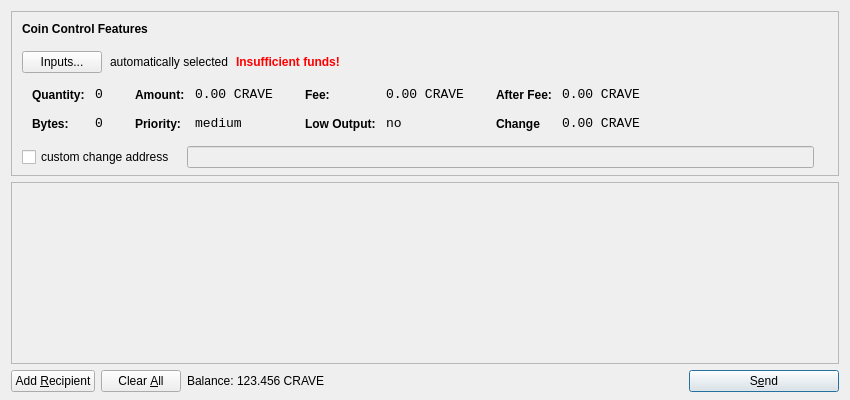
<?xml version="1.0" encoding="UTF-8"?>
<ui version="4.0">
 <class>SendCoinsDialog</class>
 <widget class="QDialog" name="SendCoinsDialog">
  <property name="geometry">
   <rect>
    <x>0</x>
    <y>0</y>
    <width>850</width>
    <height>400</height>
   </rect>
  </property>
  <property name="windowTitle">
   <string>Send Coins</string>
  </property>
  <layout class="QVBoxLayout" name="verticalLayout" stretch="0,1,0">
   <property name="bottomMargin">
    <number>8</number>
   </property>
   <item>
    <widget class="QFrame" name="frameCoinControl">
     <property name="sizePolicy">
      <sizepolicy hsizetype="Expanding" vsizetype="Expanding">
       <horstretch>0</horstretch>
       <verstretch>0</verstretch>
      </sizepolicy>
     </property>
     <property name="maximumSize">
      <size>
       <width>16777215</width>
       <height>16777215</height>
      </size>
     </property>
     <property name="frameShape">
      <enum>QFrame::StyledPanel</enum>
     </property>
     <property name="frameShadow">
      <enum>QFrame::Sunken</enum>
     </property>
     <layout class="QVBoxLayout" name="verticalLayoutCoinControl2">
      <property name="spacing">
       <number>-1</number>
      </property>
      <property name="leftMargin">
       <number>0</number>
      </property>
      <property name="topMargin">
       <number>0</number>
      </property>
      <property name="rightMargin">
       <number>0</number>
      </property>
      <property name="bottomMargin">
       <number>6</number>
      </property>
      <item>
       <layout class="QVBoxLayout" name="verticalLayoutCoinControl" stretch="0,0,0,0,1">
        <property name="spacing">
         <number>0</number>
        </property>
        <property name="leftMargin">
         <number>10</number>
        </property>
        <property name="topMargin">
         <number>10</number>
        </property>
        <item>
         <layout class="QHBoxLayout" name="horizontalLayoutCoinControl1">
          <property name="bottomMargin">
           <number>15</number>
          </property>
          <item>
           <widget class="QLabel" name="labelCoinControlFeatures">
            <property name="sizePolicy">
             <sizepolicy hsizetype="Preferred" vsizetype="Maximum">
              <horstretch>0</horstretch>
              <verstretch>0</verstretch>
             </sizepolicy>
            </property>
            <property name="font">
             <font>
              <weight>75</weight>
              <bold>true</bold>
             </font>
            </property>
            <property name="styleSheet">
             <string notr="true">font-weight:bold;</string>
            </property>
            <property name="text">
             <string>Coin Control Features</string>
            </property>
           </widget>
          </item>
         </layout>
        </item>
        <item>
         <layout class="QHBoxLayout" name="horizontalLayoutCoinControl2" stretch="0,0,0,0">
          <property name="spacing">
           <number>8</number>
          </property>
          <property name="bottomMargin">
           <number>10</number>
          </property>
          <item>
           <widget class="QPushButton" name="pushButtonCoinControl">
            <property name="styleSheet">
             <string notr="true"/>
            </property>
            <property name="text">
             <string>Inputs...</string>
            </property>
           </widget>
          </item>
          <item>
           <widget class="QLabel" name="labelCoinControlAutomaticallySelected">
            <property name="text">
             <string>automatically selected</string>
            </property>
            <property name="margin">
             <number>5</number>
            </property>
           </widget>
          </item>
          <item>
           <widget class="QLabel" name="labelCoinControlInsuffFunds">
            <property name="font">
             <font>
              <weight>75</weight>
              <bold>true</bold>
             </font>
            </property>
            <property name="styleSheet">
             <string notr="true">color:red;font-weight:bold;</string>
            </property>
            <property name="text">
             <string>Insufficient funds!</string>
            </property>
            <property name="margin">
             <number>5</number>
            </property>
           </widget>
          </item>
          <item>
           <spacer name="horizontalSpacerCoinControl">
            <property name="orientation">
             <enum>Qt::Horizontal</enum>
            </property>
            <property name="sizeHint" stdset="0">
             <size>
              <width>40</width>
              <height>1</height>
             </size>
            </property>
           </spacer>
          </item>
         </layout>
        </item>
        <item>
         <widget class="QWidget" name="widgetCoinControl" native="true">
          <property name="sizePolicy">
           <sizepolicy hsizetype="Preferred" vsizetype="Preferred">
            <horstretch>0</horstretch>
            <verstretch>0</verstretch>
           </sizepolicy>
          </property>
          <property name="minimumSize">
           <size>
            <width>0</width>
            <height>0</height>
           </size>
          </property>
          <property name="styleSheet">
           <string notr="true"/>
          </property>
          <layout class="QHBoxLayout" name="horizontalLayoutCoinControl5">
           <property name="margin">
            <number>0</number>
           </property>
           <item>
            <layout class="QHBoxLayout" name="horizontalLayoutCoinControl3" stretch="0,0,0,1">
             <property name="spacing">
              <number>20</number>
             </property>
             <property name="topMargin">
              <number>0</number>
             </property>
             <property name="bottomMargin">
              <number>10</number>
             </property>
             <item>
              <layout class="QFormLayout" name="formLayoutCoinControl1">
               <property name="horizontalSpacing">
                <number>10</number>
               </property>
               <property name="verticalSpacing">
                <number>14</number>
               </property>
               <property name="leftMargin">
                <number>10</number>
               </property>
               <property name="topMargin">
                <number>4</number>
               </property>
               <property name="rightMargin">
                <number>6</number>
               </property>
               <item row="0" column="0">
                <widget class="QLabel" name="labelCoinControlQuantityText">
                 <property name="styleSheet">
                  <string notr="true">font-weight:bold;</string>
                 </property>
                 <property name="text">
                  <string>Quantity:</string>
                 </property>
                 <property name="margin">
                  <number>0</number>
                 </property>
                </widget>
               </item>
               <item row="0" column="1">
                <widget class="QLabel" name="labelCoinControlQuantity">
                 <property name="font">
                  <font>
                   <family>Monospace</family>
                   <pointsize>10</pointsize>
                  </font>
                 </property>
                 <property name="cursor">
                  <cursorShape>IBeamCursor</cursorShape>
                 </property>
                 <property name="contextMenuPolicy">
                  <enum>Qt::ActionsContextMenu</enum>
                 </property>
                 <property name="text">
                  <string>0</string>
                 </property>
                 <property name="margin">
                  <number>0</number>
                 </property>
                 <property name="textInteractionFlags">
                  <set>Qt::LinksAccessibleByMouse|Qt::TextSelectableByKeyboard|Qt::TextSelectableByMouse</set>
                 </property>
                </widget>
               </item>
               <item row="1" column="0">
                <widget class="QLabel" name="labelCoinControlBytesText">
                 <property name="styleSheet">
                  <string notr="true">font-weight:bold;</string>
                 </property>
                 <property name="text">
                  <string>Bytes:</string>
                 </property>
                </widget>
               </item>
               <item row="1" column="1">
                <widget class="QLabel" name="labelCoinControlBytes">
                 <property name="font">
                  <font>
                   <family>Monospace</family>
                   <pointsize>10</pointsize>
                  </font>
                 </property>
                 <property name="cursor">
                  <cursorShape>IBeamCursor</cursorShape>
                 </property>
                 <property name="contextMenuPolicy">
                  <enum>Qt::ActionsContextMenu</enum>
                 </property>
                 <property name="text">
                  <string>0</string>
                 </property>
                 <property name="textInteractionFlags">
                  <set>Qt::LinksAccessibleByMouse|Qt::TextSelectableByKeyboard|Qt::TextSelectableByMouse</set>
                 </property>
                </widget>
               </item>
              </layout>
             </item>
             <item>
              <layout class="QFormLayout" name="formLayoutCoinControl2">
               <property name="horizontalSpacing">
                <number>10</number>
               </property>
               <property name="verticalSpacing">
                <number>14</number>
               </property>
               <property name="leftMargin">
                <number>6</number>
               </property>
               <property name="topMargin">
                <number>4</number>
               </property>
               <property name="rightMargin">
                <number>6</number>
               </property>
               <item row="0" column="0">
                <widget class="QLabel" name="labelCoinControlAmountText">
                 <property name="styleSheet">
                  <string notr="true">font-weight:bold;</string>
                 </property>
                 <property name="text">
                  <string>Amount:</string>
                 </property>
                 <property name="margin">
                  <number>0</number>
                 </property>
                </widget>
               </item>
               <item row="0" column="1">
                <widget class="QLabel" name="labelCoinControlAmount">
                 <property name="font">
                  <font>
                   <family>Monospace</family>
                   <pointsize>10</pointsize>
                  </font>
                 </property>
                 <property name="cursor">
                  <cursorShape>IBeamCursor</cursorShape>
                 </property>
                 <property name="contextMenuPolicy">
                  <enum>Qt::ActionsContextMenu</enum>
                 </property>
                 <property name="text">
                  <string>0.00 CRAVE</string>
                 </property>
                 <property name="textInteractionFlags">
                  <set>Qt::LinksAccessibleByMouse|Qt::TextSelectableByKeyboard|Qt::TextSelectableByMouse</set>
                 </property>
                </widget>
               </item>
               <item row="1" column="0">
                <widget class="QLabel" name="labelCoinControlPriorityText">
                 <property name="styleSheet">
                  <string notr="true">font-weight:bold;</string>
                 </property>
                 <property name="text">
                  <string>Priority:</string>
                 </property>
                </widget>
               </item>
               <item row="1" column="1">
                <widget class="QLabel" name="labelCoinControlPriority">
                 <property name="font">
                  <font>
                   <family>Monospace</family>
                   <pointsize>10</pointsize>
                  </font>
                 </property>
                 <property name="cursor">
                  <cursorShape>IBeamCursor</cursorShape>
                 </property>
                 <property name="contextMenuPolicy">
                  <enum>Qt::ActionsContextMenu</enum>
                 </property>
                 <property name="text">
                  <string>medium</string>
                 </property>
                 <property name="textInteractionFlags">
                  <set>Qt::LinksAccessibleByMouse|Qt::TextSelectableByKeyboard|Qt::TextSelectableByMouse</set>
                 </property>
                </widget>
               </item>
              </layout>
             </item>
             <item>
              <layout class="QFormLayout" name="formLayoutCoinControl3">
               <property name="horizontalSpacing">
                <number>10</number>
               </property>
               <property name="verticalSpacing">
                <number>14</number>
               </property>
               <property name="leftMargin">
                <number>6</number>
               </property>
               <property name="topMargin">
                <number>4</number>
               </property>
               <property name="rightMargin">
                <number>6</number>
               </property>
               <item row="0" column="0">
                <widget class="QLabel" name="labelCoinControlFeeText">
                 <property name="styleSheet">
                  <string notr="true">font-weight:bold;</string>
                 </property>
                 <property name="text">
                  <string>Fee:</string>
                 </property>
                 <property name="margin">
                  <number>0</number>
                 </property>
                </widget>
               </item>
               <item row="0" column="1">
                <widget class="QLabel" name="labelCoinControlFee">
                 <property name="font">
                  <font>
                   <family>Monospace</family>
                   <pointsize>10</pointsize>
                  </font>
                 </property>
                 <property name="cursor">
                  <cursorShape>IBeamCursor</cursorShape>
                 </property>
                 <property name="contextMenuPolicy">
                  <enum>Qt::ActionsContextMenu</enum>
                 </property>
                 <property name="text">
                  <string>0.00 CRAVE</string>
                 </property>
                 <property name="textInteractionFlags">
                  <set>Qt::LinksAccessibleByMouse|Qt::TextSelectableByKeyboard|Qt::TextSelectableByMouse</set>
                 </property>
                </widget>
               </item>
               <item row="1" column="0">
                <widget class="QLabel" name="labelCoinControlLowOutputText">
                 <property name="styleSheet">
                  <string notr="true">font-weight:bold;</string>
                 </property>
                 <property name="text">
                  <string>Low Output:</string>
                 </property>
                </widget>
               </item>
               <item row="1" column="1">
                <widget class="QLabel" name="labelCoinControlLowOutput">
                 <property name="font">
                  <font>
                   <family>Monospace</family>
                   <pointsize>10</pointsize>
                  </font>
                 </property>
                 <property name="cursor">
                  <cursorShape>IBeamCursor</cursorShape>
                 </property>
                 <property name="contextMenuPolicy">
                  <enum>Qt::ActionsContextMenu</enum>
                 </property>
                 <property name="text">
                  <string>no</string>
                 </property>
                 <property name="textInteractionFlags">
                  <set>Qt::LinksAccessibleByMouse|Qt::TextSelectableByKeyboard|Qt::TextSelectableByMouse</set>
                 </property>
                </widget>
               </item>
              </layout>
             </item>
             <item>
              <layout class="QFormLayout" name="formLayoutCoinControl4">
               <property name="horizontalSpacing">
                <number>10</number>
               </property>
               <property name="verticalSpacing">
                <number>14</number>
               </property>
               <property name="leftMargin">
                <number>6</number>
               </property>
               <property name="topMargin">
                <number>4</number>
               </property>
               <property name="rightMargin">
                <number>6</number>
               </property>
               <item row="0" column="0">
                <widget class="QLabel" name="labelCoinControlAfterFeeText">
                 <property name="styleSheet">
                  <string notr="true">font-weight:bold;</string>
                 </property>
                 <property name="text">
                  <string>After Fee:</string>
                 </property>
                 <property name="margin">
                  <number>0</number>
                 </property>
                </widget>
               </item>
               <item row="0" column="1">
                <widget class="QLabel" name="labelCoinControlAfterFee">
                 <property name="font">
                  <font>
                   <family>Monospace</family>
                   <pointsize>10</pointsize>
                  </font>
                 </property>
                 <property name="cursor">
                  <cursorShape>IBeamCursor</cursorShape>
                 </property>
                 <property name="contextMenuPolicy">
                  <enum>Qt::ActionsContextMenu</enum>
                 </property>
                 <property name="text">
                  <string>0.00 CRAVE</string>
                 </property>
                 <property name="textInteractionFlags">
                  <set>Qt::LinksAccessibleByMouse|Qt::TextSelectableByKeyboard|Qt::TextSelectableByMouse</set>
                 </property>
                </widget>
               </item>
               <item row="1" column="0">
                <widget class="QLabel" name="labelCoinControlChangeText">
                 <property name="styleSheet">
                  <string notr="true">font-weight:bold;</string>
                 </property>
                 <property name="text">
                  <string>Change</string>
                 </property>
                </widget>
               </item>
               <item row="1" column="1">
                <widget class="QLabel" name="labelCoinControlChange">
                 <property name="font">
                  <font>
                   <family>Monospace</family>
                   <pointsize>10</pointsize>
                  </font>
                 </property>
                 <property name="cursor">
                  <cursorShape>IBeamCursor</cursorShape>
                 </property>
                 <property name="contextMenuPolicy">
                  <enum>Qt::ActionsContextMenu</enum>
                 </property>
                 <property name="text">
                  <string>0.00 CRAVE</string>
                 </property>
                 <property name="textInteractionFlags">
                  <set>Qt::LinksAccessibleByMouse|Qt::TextSelectableByKeyboard|Qt::TextSelectableByMouse</set>
                 </property>
                </widget>
               </item>
              </layout>
             </item>
            </layout>
           </item>
          </layout>
         </widget>
        </item>
        <item>
         <layout class="QHBoxLayout" name="horizontalLayoutCoinControl4" stretch="0,0,0">
          <property name="spacing">
           <number>12</number>
          </property>
          <property name="sizeConstraint">
           <enum>QLayout::SetDefaultConstraint</enum>
          </property>
          <property name="topMargin">
           <number>5</number>
          </property>
          <property name="rightMargin">
           <number>5</number>
          </property>
          <item>
           <widget class="QCheckBox" name="checkBoxCoinControlChange">
            <property name="text">
             <string>custom change address</string>
            </property>
           </widget>
          </item>
          <item>
           <widget class="QLineEdit" name="lineEditCoinControlChange">
            <property name="enabled">
             <bool>false</bool>
            </property>
            <property name="sizePolicy">
             <sizepolicy hsizetype="Expanding" vsizetype="Fixed">
              <horstretch>0</horstretch>
              <verstretch>0</verstretch>
             </sizepolicy>
            </property>
           </widget>
          </item>
          <item>
           <widget class="QLabel" name="labelCoinControlChangeLabel">
            <property name="sizePolicy">
             <sizepolicy hsizetype="Preferred" vsizetype="Expanding">
              <horstretch>0</horstretch>
              <verstretch>0</verstretch>
             </sizepolicy>
            </property>
            <property name="minimumSize">
             <size>
              <width>0</width>
              <height>0</height>
             </size>
            </property>
            <property name="text">
             <string/>
            </property>
            <property name="margin">
             <number>3</number>
            </property>
           </widget>
          </item>
         </layout>
        </item>
        <item>
         <spacer name="verticalSpacerCoinControl">
          <property name="orientation">
           <enum>Qt::Vertical</enum>
          </property>
          <property name="sizeHint" stdset="0">
           <size>
            <width>800</width>
            <height>1</height>
           </size>
          </property>
         </spacer>
        </item>
       </layout>
      </item>
     </layout>
    </widget>
   </item>
   <item>
    <widget class="QScrollArea" name="scrollArea">
     <property name="widgetResizable">
      <bool>true</bool>
     </property>
     <widget class="QWidget" name="scrollAreaWidgetContents">
      <property name="geometry">
       <rect>
        <x>0</x>
        <y>0</y>
        <width>830</width>
        <height>165</height>
       </rect>
      </property>
      <layout class="QVBoxLayout" name="verticalLayout_2">
       <property name="margin">
        <number>0</number>
       </property>
       <item>
        <layout class="QVBoxLayout" name="entries">
         <property name="spacing">
          <number>6</number>
         </property>
        </layout>
       </item>
       <item>
        <spacer name="verticalSpacer">
         <property name="orientation">
          <enum>Qt::Vertical</enum>
         </property>
         <property name="sizeHint" stdset="0">
          <size>
           <width>20</width>
           <height>40</height>
          </size>
         </property>
        </spacer>
       </item>
      </layout>
     </widget>
    </widget>
   </item>
   <item>
    <layout class="QHBoxLayout" name="horizontalLayout">
     <item>
      <widget class="QPushButton" name="addButton">
       <property name="toolTip">
        <string>Send to multiple recipients at once</string>
       </property>
       <property name="text">
        <string>Add &amp;Recipient</string>
       </property>
       <property name="autoDefault">
        <bool>false</bool>
       </property>
      </widget>
     </item>
     <item>
      <widget class="QPushButton" name="clearButton">
       <property name="sizePolicy">
        <sizepolicy hsizetype="Minimum" vsizetype="Fixed">
         <horstretch>0</horstretch>
         <verstretch>0</verstretch>
        </sizepolicy>
       </property>
       <property name="toolTip">
        <string>Remove all transaction fields</string>
       </property>
       <property name="text">
        <string>Clear &amp;All</string>
       </property>
       <property name="autoRepeatDelay">
        <number>300</number>
       </property>
       <property name="autoDefault">
        <bool>false</bool>
       </property>
      </widget>
     </item>
     <item>
      <layout class="QHBoxLayout" name="horizontalLayout_2">
       <property name="spacing">
        <number>3</number>
       </property>
       <item>
        <widget class="QLabel" name="label">
         <property name="sizePolicy">
          <sizepolicy hsizetype="Preferred" vsizetype="Fixed">
           <horstretch>0</horstretch>
           <verstretch>0</verstretch>
          </sizepolicy>
         </property>
         <property name="text">
          <string>Balance:</string>
         </property>
        </widget>
       </item>
       <item>
        <widget class="QLabel" name="labelBalance">
         <property name="sizePolicy">
          <sizepolicy hsizetype="Preferred" vsizetype="Fixed">
           <horstretch>0</horstretch>
           <verstretch>0</verstretch>
          </sizepolicy>
         </property>
         <property name="cursor">
          <cursorShape>IBeamCursor</cursorShape>
         </property>
         <property name="text">
          <string>123.456 CRAVE</string>
         </property>
         <property name="textInteractionFlags">
          <set>Qt::LinksAccessibleByMouse|Qt::TextSelectableByKeyboard|Qt::TextSelectableByMouse</set>
         </property>
        </widget>
       </item>
      </layout>
     </item>
     <item>
      <spacer name="horizontalSpacer">
       <property name="orientation">
        <enum>Qt::Horizontal</enum>
       </property>
       <property name="sizeHint" stdset="0">
        <size>
         <width>40</width>
         <height>20</height>
        </size>
       </property>
      </spacer>
     </item>
     <item>
      <widget class="QPushButton" name="sendButton">
       <property name="minimumSize">
        <size>
         <width>150</width>
         <height>0</height>
        </size>
       </property>
       <property name="toolTip">
        <string>Confirm the send action</string>
       </property>
       <property name="text">
        <string>S&amp;end</string>
       </property>
       <property name="icon">
        <iconset resource="../bitcoin.qrc">
         <normaloff>:/icons/send</normaloff>:/icons/send</iconset>
       </property>
       <property name="default">
        <bool>true</bool>
       </property>
      </widget>
     </item>
    </layout>
   </item>
  </layout>
 </widget>
 <resources>
  <include location="../bitcoin.qrc"/>
 </resources>
 <connections/>
</ui>
